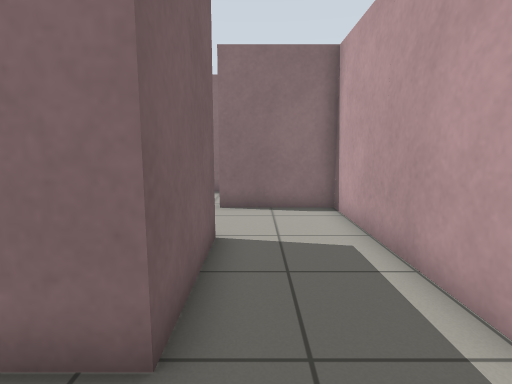
view 1 (above)

24 first-person views from a walk through a world built for the Gazebo simulator. The camera is 0.94 m above the floor, tilts 8° down and sees 80° across. The floor is counted in squares, 0.5 m on a side. Each view is taken from the middle of a square. On the plan, view 1 faces up. The plan holds only what a view shows up to about 16 squares ahead; the rest is blank.

view 2
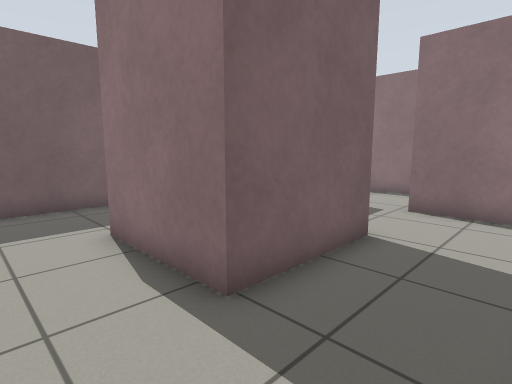

view 3
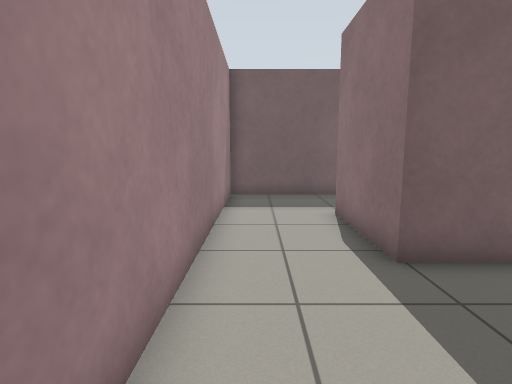

view 4
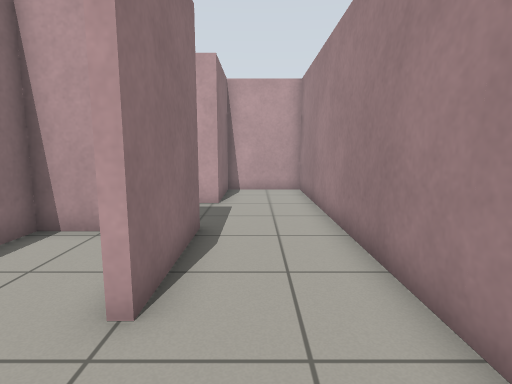

view 5
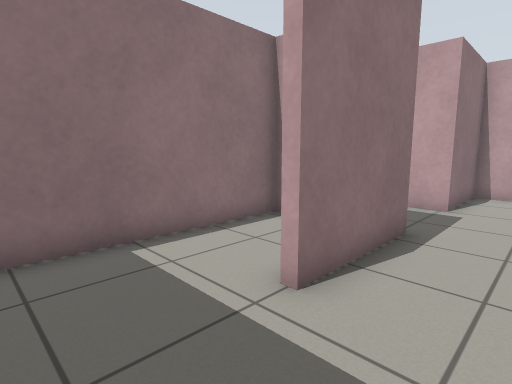

view 6
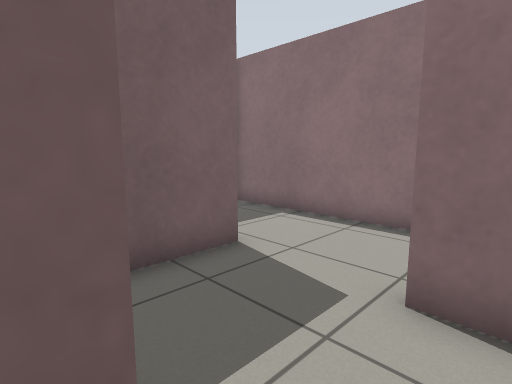

view 7
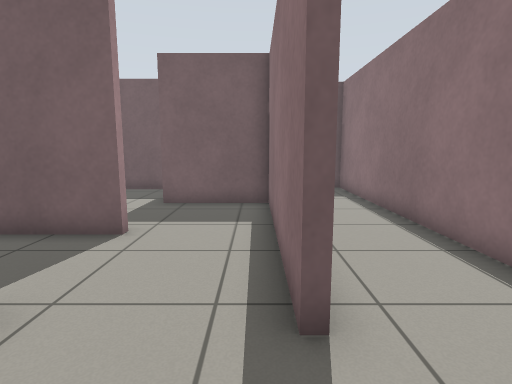

view 8
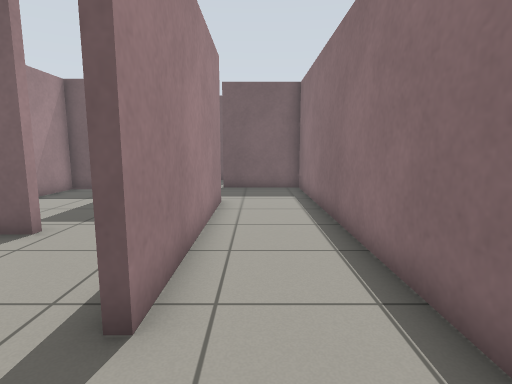

view 9
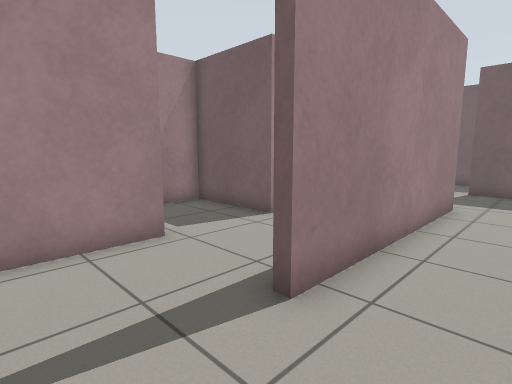

view 10
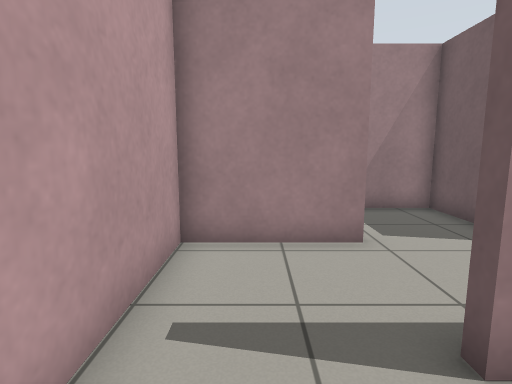

view 11
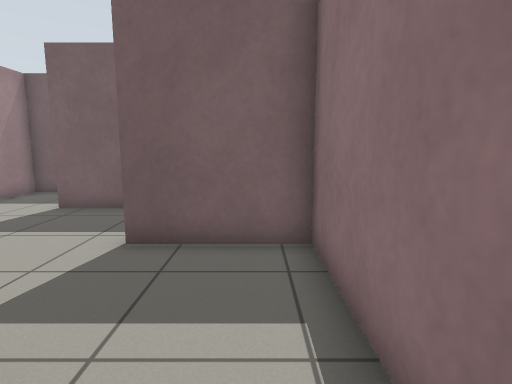

view 12
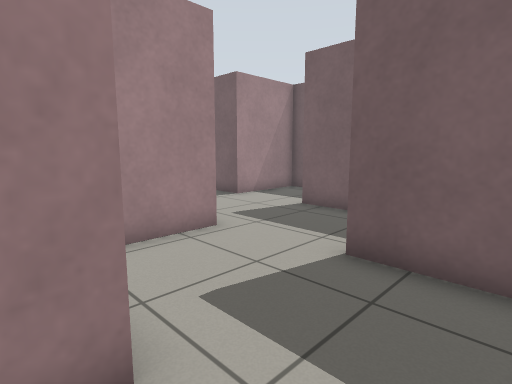

view 13
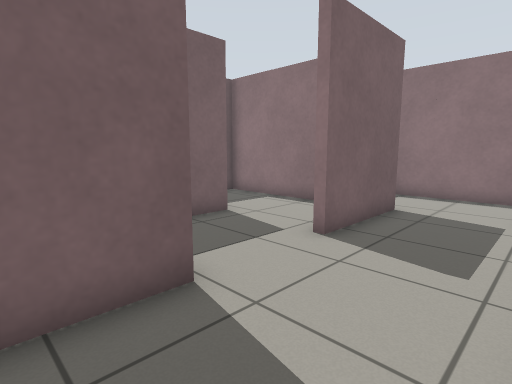

view 14
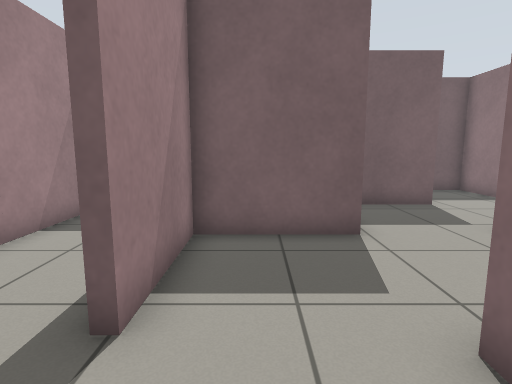

view 15
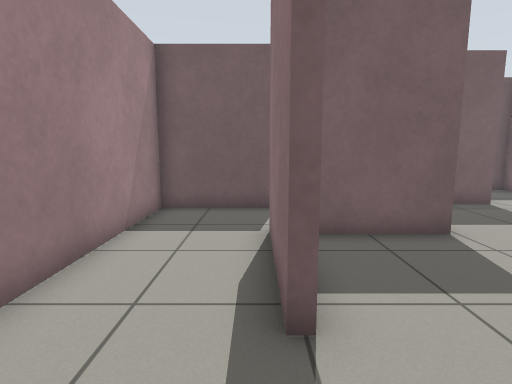

view 16
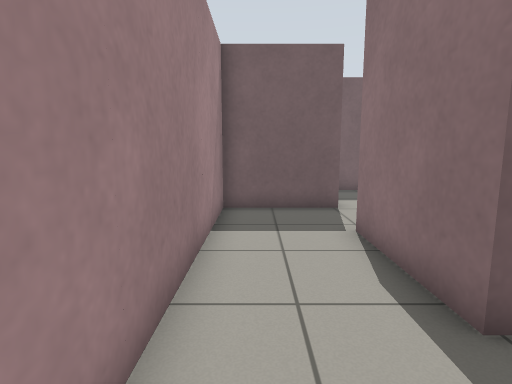

view 17
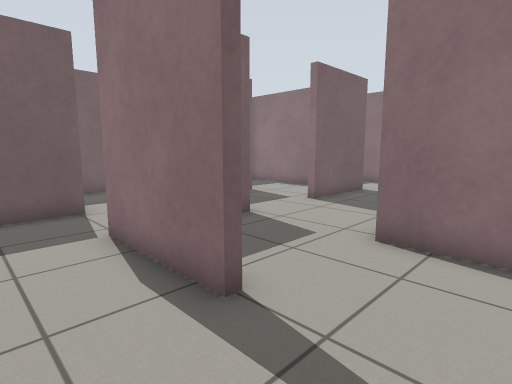

view 18
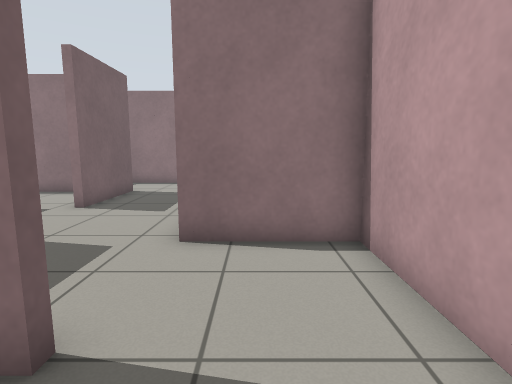

view 19
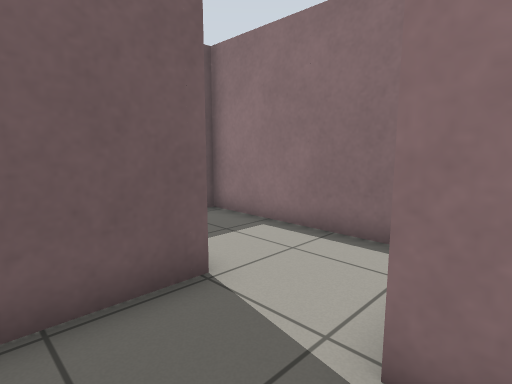

view 20
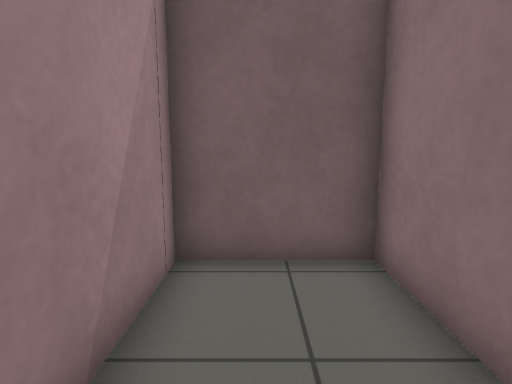

view 21
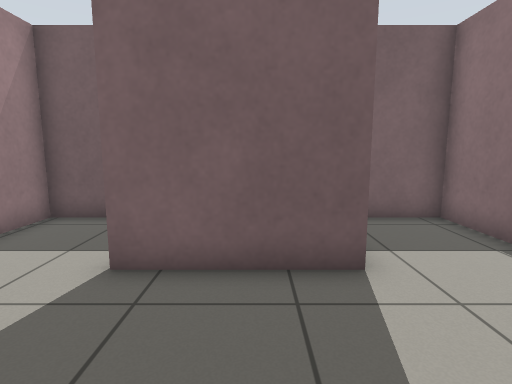

view 22
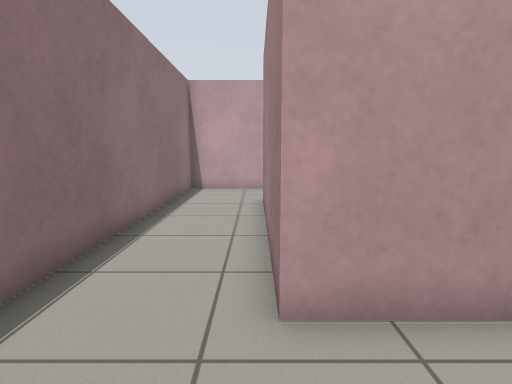

view 23
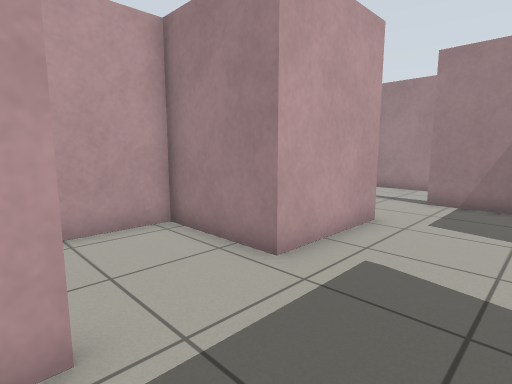

view 24
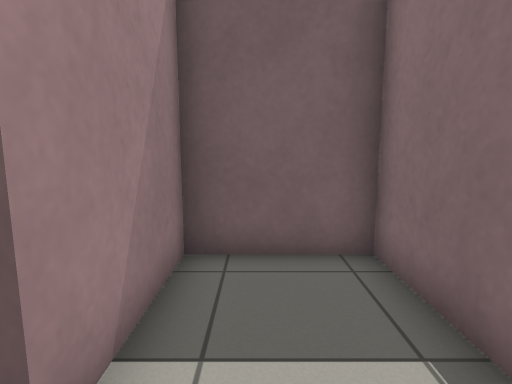

### Floor plan
Ten units are one square. View 1 is at (0, 0); x grows to the right and y downward. Boxes are objects, and circles mark ways between rooms. Rooms are numbered by the first view taken in them; rooms with no view inside come last. Other rooms are left out.
<svg viewBox="-245 -176 312 192">
<path fill="none" stroke="#000" d="M-9 -64 -9 -23 -49 -23M-86 -26 -86 11 62 11 62 -23 25 -23 25 -97 -13 -97M-12 -100 25 -100 25 -134M-132 -134 -132 -140M-126 -100 -89 -100 -89 -137 -7 -137M-140 -171 -203 -171 -203 -137 -166 -137 -166 -106M25 -134 25 -171 -129 -171 -129 -134M-166 -63 -166 -26 -128 -26M-89 -23 -89 -60 -126 -60M-127 -23 -169 -23M-197 -28 -197 11 -95 11M-182 -60 -240 -60 -240 -26 -204 -26M-49 -23 -49 -28M-86 -36 -86 -26M-12 -45 -12 -60 -76 -60M-166 -106 -166 -96M-176 -63 -166 -63M-126 -60 -126 -100M-123 -86 -123 -63 -100 -63M-46 -101 -46 -63 -25 -63M-203 -101 -203 -63 -176 -63M-7 -134 -54 -134M-54 -134 -86 -134 -86 -98"/>
<circle cx="-65" cy="-20" r="3" fill="#2a7"/>
<circle cx="-10" cy="-80" r="3" fill="#2a7"/>
<circle cx="10" cy="-130" r="3" fill="#2a7"/>
<circle cx="-10" cy="-115" r="3" fill="#2a7"/>
<circle cx="-145" cy="-100" r="3" fill="#2a7"/>
<circle cx="-110" cy="-20" r="3" fill="#2a7"/>
<circle cx="-145" cy="-60" r="3" fill="#2a7"/>
<circle cx="-185" cy="-20" r="3" fill="#2a7"/>
<circle cx="-170" cy="-80" r="3" fill="#2a7"/>
<circle cx="-70" cy="-100" r="3" fill="#2a7"/>
<circle cx="-30" cy="-100" r="3" fill="#2a7"/>
<circle cx="-50" cy="-115" r="3" fill="#2a7"/>
<text x="0" y="-30">1</text>
<text x="10" y="-120">2</text>
<text x="-100" y="-140">3</text>
<text x="-130" y="-40">4</text>
<text x="-140" y="-10">5</text>
<text x="-210" y="-40">6</text>
<text x="-50" y="-40">7</text>
<text x="-150" y="-80">8</text>
<text x="-80" y="-80">9</text>
<text x="-30" y="-90">10</text>
<text x="-190" y="-90">11</text>
<text x="-40" y="-120">12</text>
<text x="-70" y="-120">13</text>
</svg>
Room 1 opens to room 7. Room 1 opens to room 10. Room 2 opens to room 3. Room 2 opens to room 12. Room 3 opens to room 8. Room 4 opens to room 5. Room 4 opens to room 8. Room 5 opens to room 6. Room 8 opens to room 11. Room 9 opens to room 13. Room 10 opens to room 12. Room 12 opens to room 13.

Where each view was taken, in squares from view 1:
view 1: 0 up, 0 right, facing up
view 2: 0 up, 2 right, facing up-left
view 3: 0 up, 4 right, facing left
view 4: 1 up, 8 left, facing right
view 5: 0 up, 8 left, facing up-right
view 6: 6 up, 0 right, facing up-left
view 7: 13 up, 2 right, facing left
view 8: 15 up, 2 right, facing left
view 9: 16 up, 2 right, facing down-left
view 10: 16 up, 1 right, facing down
view 11: 16 up, 7 left, facing left
view 12: 16 up, 8 left, facing down-left
view 13: 4 up, 13 left, facing up-left
view 14: 4 up, 10 left, facing left
view 15: 2 up, 10 left, facing left
view 16: 0 up, 10 left, facing left
view 17: 0 up, 10 left, facing up-left
view 18: 0 up, 11 left, facing up
view 19: 0 up, 16 left, facing up-left
view 20: 4 up, 19 left, facing left
view 21: 12 up, 12 left, facing left
view 22: 14 up, 12 left, facing right
view 23: 14 up, 16 left, facing down-right
view 24: 15 up, 15 left, facing left
